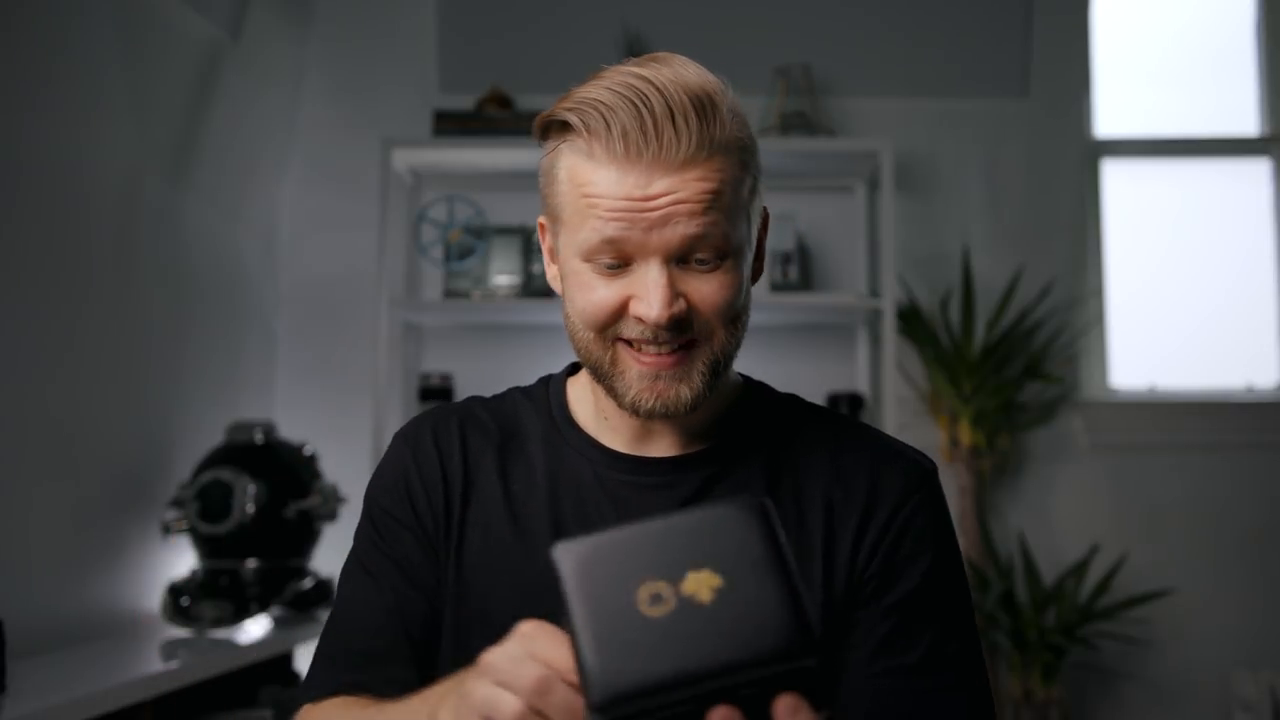
#> input picture frame 40 of video.mp4, 1280 x 720 px
$ python main.py
#> lines starting #> are read from the running program, lines starting #| are printed output that depends on the picture
import cv2
import os

# Load the cascade classifier for face detection
face_cascade = cv2.CascadeClassifier('haarcascade_frontalface_default.xml')

# Read the video file
video = cv2.VideoCapture("video.mp4")

# Create a folder to save the detected faces
if not os.path.exists("faces"):
    os.makedirs("faces")

# Loop through each frame in the video
frame_count = 0
while True:
    ret, frame = video.read()
#> frame is the input picture: shape (720, 1280, 3); mean B, G, R 69.7, 69.8, 70.9
    if not ret:
        break

    # Convert the frame to grayscale
    gray = cv2.cvtColor(frame, cv2.COLOR_BGR2GRAY)
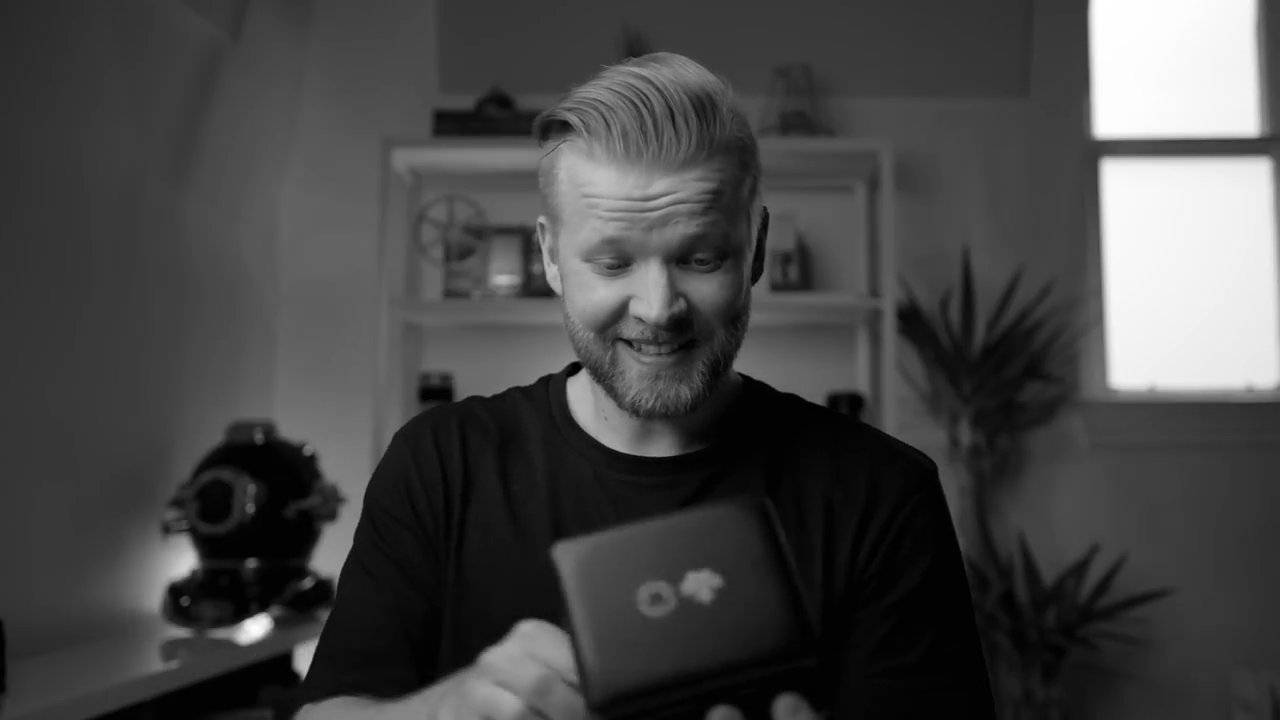
#> gray: shape (720, 1280); min 0, max 255, mean 70

    # Detect faces in the frame
    faces = face_cascade.detectMultiScale(gray, 1.3, 5)
#> faces = [[532, 163, 251, 251]]

    # Loop through each detected face
    for (x, y, w, h) in faces:
        # Filter the faces to be in the desired dimensions
        if w > 100 and h > 100:
            face_frame = frame[y:y + h, x:x + w]
            face_gray = gray[y:y + h, x:x + w]

            # Save the face in the folder
            face_file = "faces/face_{}.png".format(frame_count)
            cv2.imwrite(face_file, face_gray)
            frame_count += 1
#> this loop made 1 pass
#> (x, y, w, h, face_file, frame_count) on pass 1: (532, 163, 251, 251, 'faces/face_0.png', 1)
#> pass 1, `face_frame = frame[y:y + h, x:x + w]`:
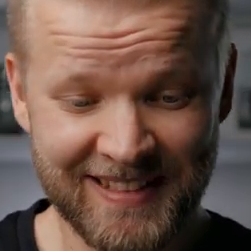
#> face_frame: shape (251, 251, 3); mean B, G, R 72.9, 83.6, 109.3
#> pass 1, `face_gray = gray[y:y + h, x:x + w]`:
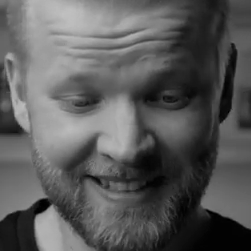
#> face_gray: shape (251, 251); min 0, max 192, mean 90
#> after the loop, frame_count = 1

# Release the video file
video.release()

$ run again, starting later in the video
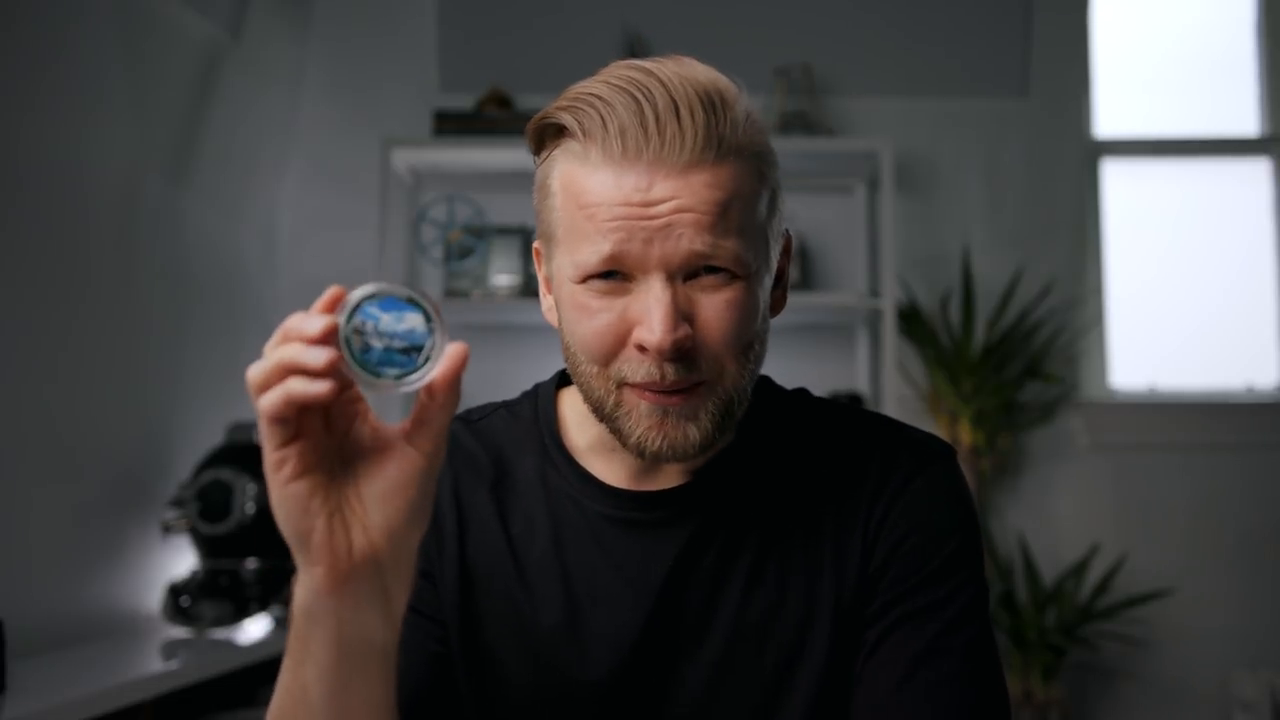
#> input picture frame 183 of video.mp4, 1280 x 720 px
#> frame is the input picture: shape (720, 1280, 3); mean B, G, R 67, 67.8, 70.7
#> `gray = cv2.cvtColor(frame, cv2.COLOR_BGR2GRAY)`:
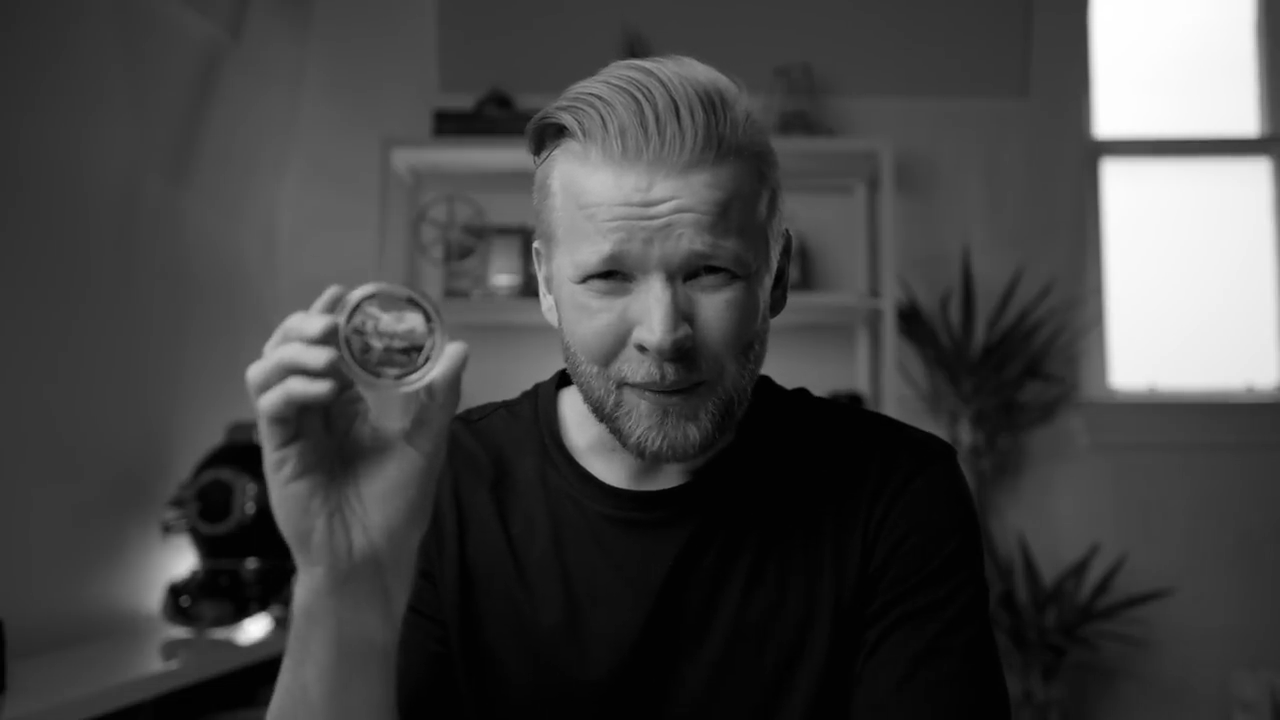
#> gray: shape (720, 1280); min 0, max 255, mean 68.4
#> faces = [[518, 169, 279, 279]]
#> the loop `for (x, y, w, h) in faces:` made 1 pass
#> (x, y, w, h, face_file, frame_count) on pass 1: (518, 169, 279, 279, 'faces/face_0.png', 1)
#> pass 1, `face_gray = gray[y:y + h, x:x + w]`:
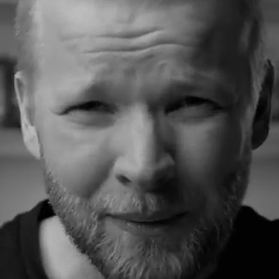
#> face_gray: shape (279, 279); min 0, max 191, mean 84.9
#> after the loop `for (x, y, w, h) in faces:`: frame_count = 1
